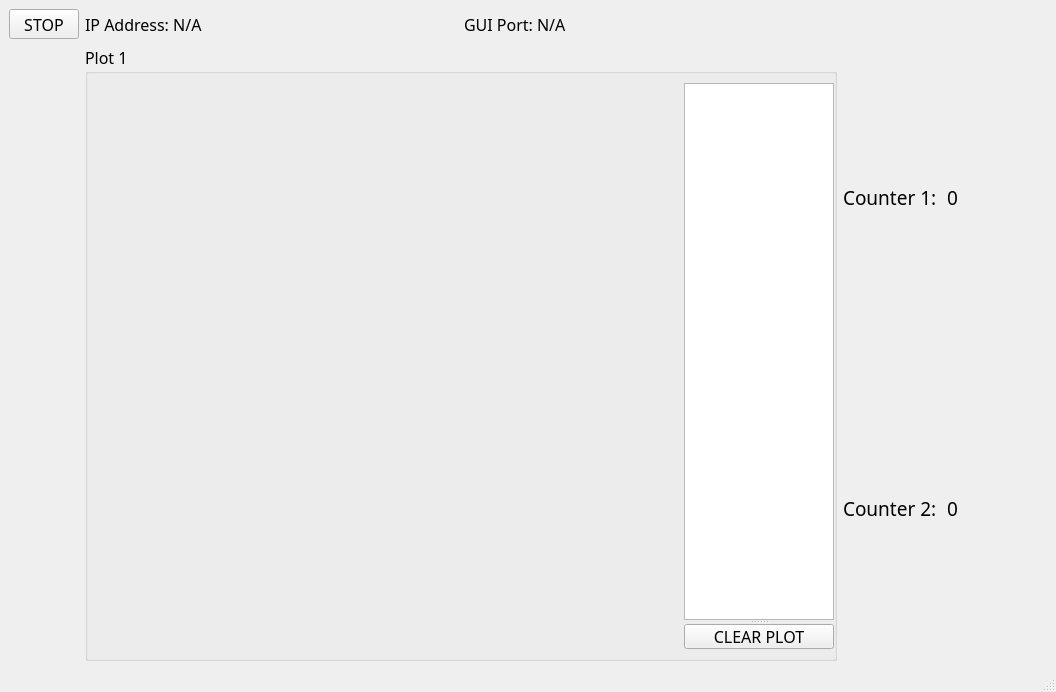
<?xml version="1.0" encoding="UTF-8"?>
<ui version="4.0">
 <class>MainWindow</class>
 <widget class="QMainWindow" name="MainWindow">
  <property name="geometry">
   <rect>
    <x>0</x>
    <y>0</y>
    <width>1056</width>
    <height>692</height>
   </rect>
  </property>
  <property name="windowTitle">
   <string>Dummy Count Monitor</string>
  </property>
  <property name="styleSheet">
   <string notr="true"/>
  </property>
  <widget class="QWidget" name="centralwidget">
   <layout class="QGridLayout" name="gridLayout">
    <item row="0" column="0">
     <widget class="QPushButton" name="stop_button">
      <property name="maximumSize">
       <size>
        <width>70</width>
        <height>30</height>
       </size>
      </property>
      <property name="font">
       <font>
        <family>Calibri Light</family>
        <pointsize>12</pointsize>
       </font>
      </property>
      <property name="styleSheet">
       <string notr="true"/>
      </property>
      <property name="text">
       <string>STOP</string>
      </property>
      <property name="checkable">
       <bool>true</bool>
      </property>
     </widget>
    </item>
    <item row="0" column="1">
     <layout class="QHBoxLayout" name="horizontalLayout">
      <item>
       <widget class="QLabel" name="ip_label">
        <property name="font">
         <font>
          <family>Calibri Light</family>
          <pointsize>12</pointsize>
         </font>
        </property>
        <property name="styleSheet">
         <string notr="true"/>
        </property>
        <property name="text">
         <string>IP Address: N/A</string>
        </property>
       </widget>
      </item>
      <item>
       <widget class="QLabel" name="port_label">
        <property name="font">
         <font>
          <family>Calibri Light</family>
          <pointsize>12</pointsize>
         </font>
        </property>
        <property name="styleSheet">
         <string notr="true"/>
        </property>
        <property name="text">
         <string>GUI Port: N/A</string>
        </property>
       </widget>
      </item>
     </layout>
    </item>
    <item row="1" column="1">
     <widget class="QGroupBox" name="groupBox">
      <property name="font">
       <font>
        <family>Calibri Light</family>
        <pointsize>12</pointsize>
       </font>
      </property>
      <property name="styleSheet">
       <string notr="true"/>
      </property>
      <property name="title">
       <string>Plot 1</string>
      </property>
      <layout class="QHBoxLayout" name="horizontalLayout_2" stretch="0,1">
       <property name="spacing">
        <number>10</number>
       </property>
       <property name="rightMargin">
        <number>0</number>
       </property>
       <item>
        <widget class="PlotWidget" name="graph_widget_1" native="true">
         <property name="minimumSize">
          <size>
           <width>300</width>
           <height>0</height>
          </size>
         </property>
        </widget>
       </item>
       <item>
        <widget class="QSplitter" name="splitter">
         <property name="orientation">
          <enum>Qt::Vertical</enum>
         </property>
         <widget class="GraphicsView" name="legend_widget_1">
          <property name="minimumSize">
           <size>
            <width>150</width>
            <height>0</height>
           </size>
          </property>
          <property name="maximumSize">
           <size>
            <width>200</width>
            <height>16777215</height>
           </size>
          </property>
         </widget>
         <widget class="QPushButton" name="event_button_1">
          <property name="maximumSize">
           <size>
            <width>150</width>
            <height>25</height>
           </size>
          </property>
          <property name="font">
           <font>
            <family>Calibri Light</family>
            <pointsize>12</pointsize>
           </font>
          </property>
          <property name="styleSheet">
           <string notr="true"/>
          </property>
          <property name="text">
           <string>CLEAR PLOT</string>
          </property>
         </widget>
        </widget>
       </item>
      </layout>
     </widget>
    </item>
    <item row="1" column="2">
     <layout class="QGridLayout" name="gridLayout_2">
      <property name="horizontalSpacing">
       <number>10</number>
      </property>
      <item row="1" column="0">
       <widget class="QLabel" name="label_7">
        <property name="font">
         <font>
          <family>Calibri Light</family>
          <pointsize>14</pointsize>
         </font>
        </property>
        <property name="styleSheet">
         <string notr="true"/>
        </property>
        <property name="text">
         <string>Counter 2:</string>
        </property>
       </widget>
      </item>

      <item row="0" column="1">
       <widget class="QLabel" name="number_label_1">
        <property name="minimumSize">
         <size>
          <width>100</width>
          <height>0</height>
         </size>
        </property>
        <property name="font">
         <font>
          <family>Calibri Light</family>
          <pointsize>14</pointsize>
         </font>
        </property>
        <property name="styleSheet">
         <string notr="true"/>
        </property>
        <property name="text">
         <string>0</string>
        </property>
       </widget>
      </item>
      <item row="1" column="1">
       <widget class="QLabel" name="number_label_2">
        <property name="minimumSize">
         <size>
          <width>100</width>
          <height>0</height>
         </size>
        </property>
        <property name="font">
         <font>
          <family>Calibri Light</family>
          <pointsize>14</pointsize>
         </font>
        </property>
        <property name="styleSheet">
         <string notr="true"/>
        </property>
        <property name="text">
         <string>0</string>
        </property>
       </widget>
      </item>
      <item row="0" column="0">
       <widget class="QLabel" name="label_5">
        <property name="font">
         <font>
          <family>Calibri Light</family>
          <pointsize>14</pointsize>
         </font>
        </property>
        <property name="styleSheet">
         <string notr="true"/>
        </property>
        <property name="text">
         <string>Counter 1:</string>
        </property>
       </widget>
      </item>
     </layout>
    </item>

 
   </layout>
  </widget>
  <widget class="QMenuBar" name="menubar">
   <property name="geometry">
    <rect>
     <x>0</x>
     <y>0</y>
     <width>1056</width>
     <height>26</height>
    </rect>
   </property>
  </widget>
  <widget class="QStatusBar" name="statusbar"/>
 </widget>
 <customwidgets>
  <customwidget>
   <class>PlotWidget</class>
   <extends>QWidget</extends>
   <header>pyqtgraph</header>
   <container>1</container>
  </customwidget>
  <customwidget>
   <class>GraphicsView</class>
   <extends>QGraphicsView</extends>
   <header>pyqtgraph</header>
  </customwidget>
 </customwidgets>
 <resources/>
 <connections/>
</ui>
